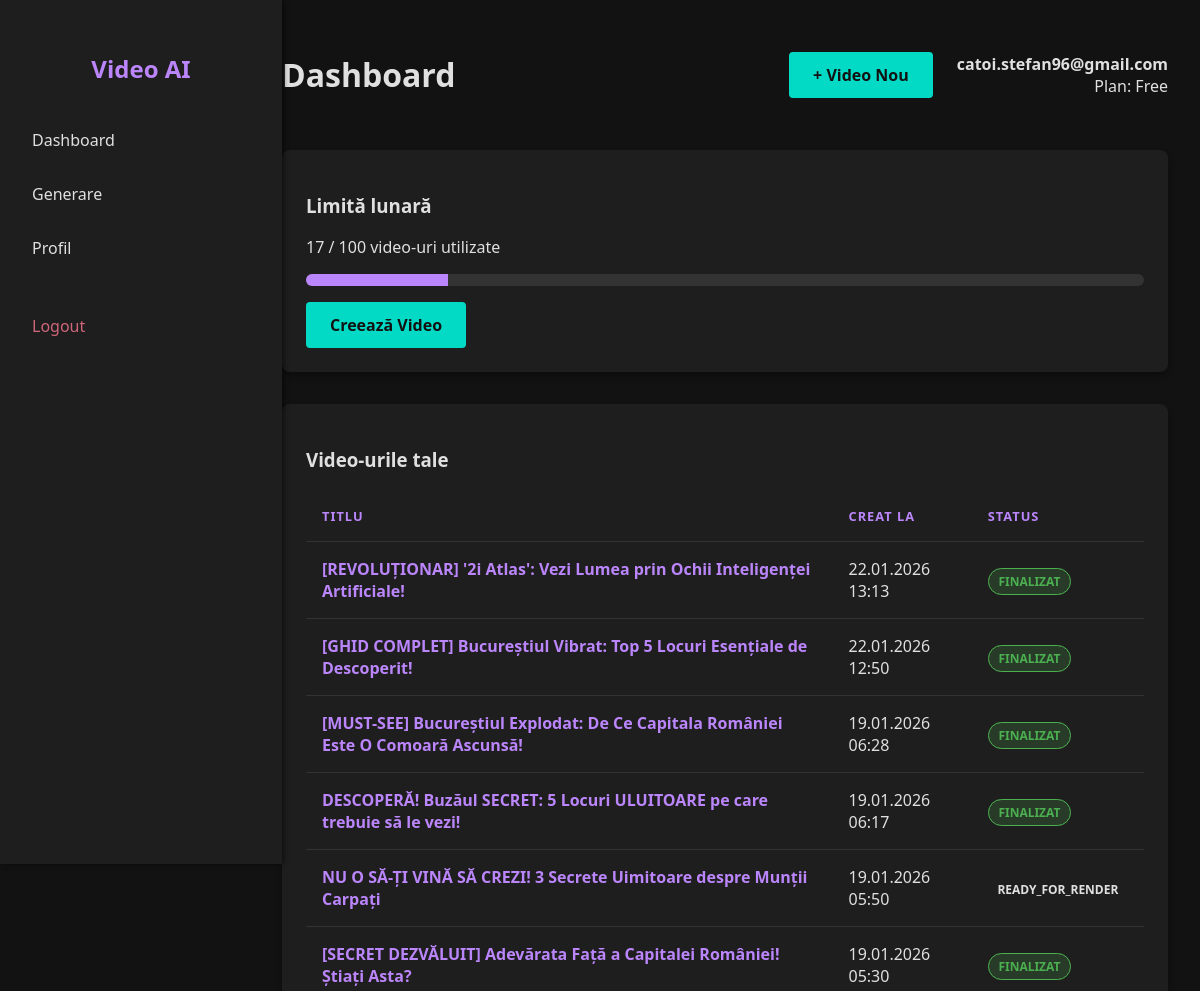
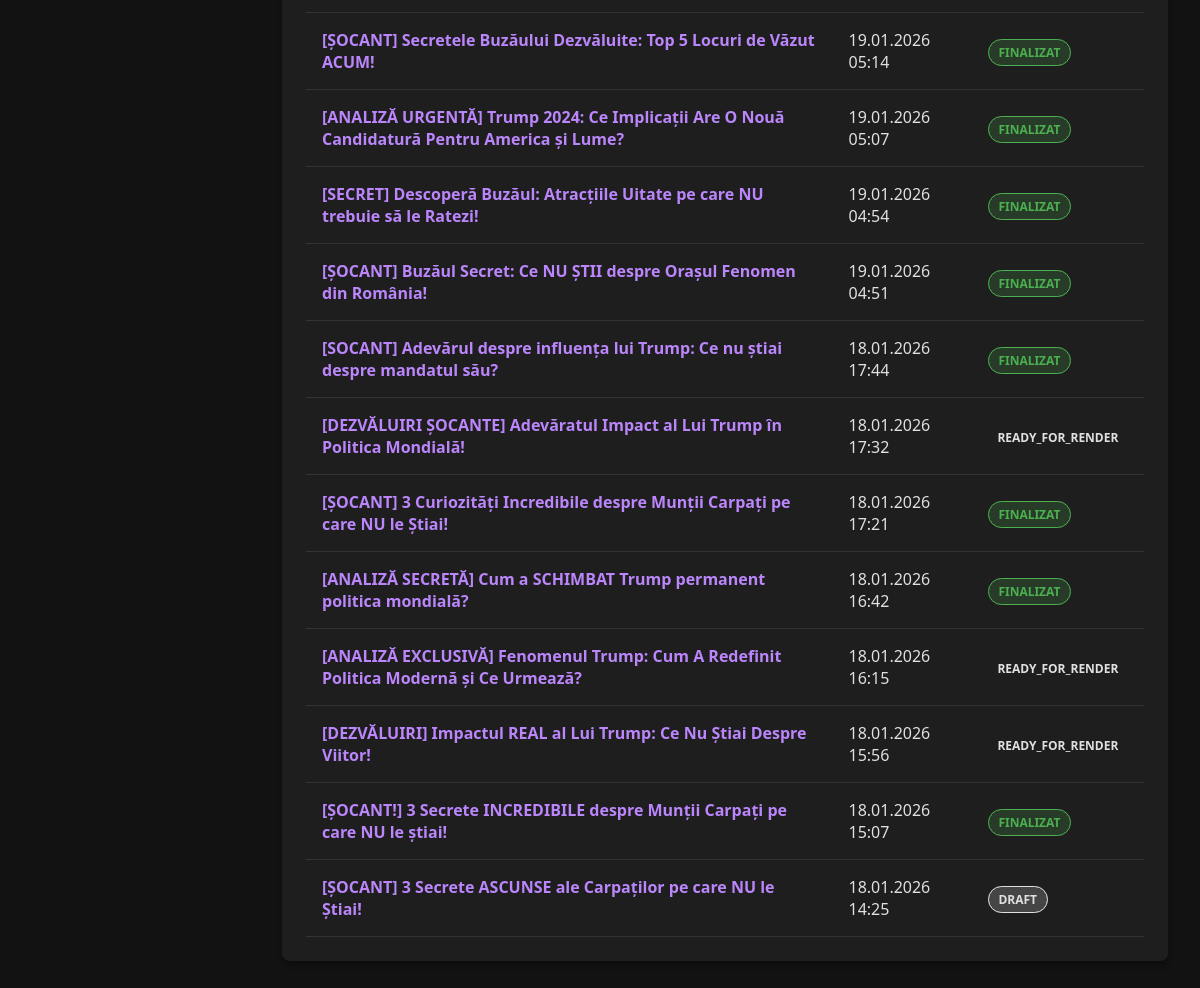
/dashboard.php (signed in), run on the app's committed database (2 pictures, top to bottom).
### tables this page shows
CREATE TABLE users (id INTEGER PRIMARY KEY AUTOINCREMENT, email TEXT UNIQUE, password_hash TEXT, plan TEXT DEFAULT 'Free', monthly_limit INTEGER DEFAULT 3, videos_used INTEGER DEFAULT 0);

CREATE TABLE videos (id INTEGER PRIMARY KEY AUTOINCREMENT, user_id INTEGER, title TEXT, status TEXT, created_at DATETIME DEFAULT CURRENT_TIMESTAMP, script TEXT, description TEXT, tags TEXT, image1 TEXT, image2 TEXT, image3 TEXT, voiceover_path TEXT, video_path TEXT, prompt1 TEXT, prompt2 TEXT, prompt3 TEXT, video_type TEXT DEFAULT 'short', language TEXT DEFAULT 'ro', image4 TEXT, image5 TEXT, image6 TEXT, image7 TEXT, image8 TEXT, image9 TEXT, image10 TEXT, prompt4 TEXT, prompt5 TEXT, prompt6 TEXT, prompt7 TEXT, prompt8 TEXT, prompt9 TEXT, prompt10 TEXT);

### public/dashboard.php (the view, shortened to what this page needs)
<?php
require_once __DIR__ . '/../config/database.php';
$user_id = $_SESSION['user_id'];
$stmt = $pdo->prepare("SELECT email, plan, monthly_limit, videos_used FROM users WHERE id = ?");
$stmt->execute([$user_id]);
$user = $stmt->fetch();
$stmt = $pdo->prepare("SELECT * FROM videos WHERE user_id = ? ORDER BY created_at DESC");
$stmt->execute([$user_id]);
$videos = $stmt->fetchAll();
$limit_reached = ($user['videos_used'] >= $user['monthly_limit']);
$progress_percent = ($user['monthly_limit'] > 0) ? ($user['videos_used'] / $user['monthly_limit']) * 100 : 0;
?>
<!DOCTYPE html>
<html lang="ro">
<head>
</head>
<body>
    <?php include __DIR__ . '/../views/header.php'; ?>
    <div class="main-content">
        <div class="header">
            <h1>Dashboard</h1>
            <div style="display: flex; align-items: center; gap: 1.5rem;">
                <?php if (!$limit_reached): ?>
                    <a href="generate.php" class="btn-create btn-green">+ Video Nou</a>
                <?php endif; ?>
                <div class="user-info">
                    <strong><?php echo htmlspecialchars($user['email']); ?></strong><br>
                    <span>Plan: <?php echo htmlspecialchars($user['plan']); ?></span>
                </div>
            </div>
        </div>
        <div class="card">
            <h3>Limită lunară</h3>
            <p><?php echo $user['videos_used']; ?> / <?php echo $user['monthly_limit']; ?> video-uri utilizate</p>
            <div class="progress-container">
                <div class="progress-bar" style="width: <?php echo min(100, $progress_percent); ?>%;"></div>
            </div>
            <?php if ($limit_reached): ?>
                <a href="#" class="btn-create btn-disabled">Creează Video</a>
                <span class="upgrade-msg">Ai atins limita. Upgrade Plan pentru a continua.</span>
            <?php else: ?>
                <a href="generate.php" class="btn-create btn-green">Creează Video</a>
            <?php endif; ?>
        </div>
        <div class="card">
            <h3>Video-urile tale</h3>
            <?php if (empty($videos)): ?>
                <div class="empty-msg">Nu ai niciun video încă.</div>
            <?php else: ?>
                <table>
                    <thead>
                        <tr>
                            <th>Titlu</th>
                            <th>Creat la</th>
                            <th>Status</th>
                        </tr>
                    </thead>
                    <tbody>
                        <?php foreach ($videos as $video): ?>
                            <tr>
                                <td>
                                    <?php if ($video['status'] === 'draft'): ?>
                                        <a href="edit_draft.php?id=<?php echo $video['id']; ?>" style="color: #bb86fc; text-decoration: none;"><strong><?php echo htmlspecialchars($video['title']); ?></strong></a>
                                    <?php else: ?>
                                        <a href="view.php?id=<?php echo $video['id']; ?>" style="color: #bb86fc; text-decoration: none;"><strong><?php echo htmlspecialchars($video['title']); ?></strong></a>
                                    <?php endif; ?>
                                </td>
                                <td><?php echo date('d.m.Y H:i', strtotime($video['created_at'])); ?></td>
                                <td>
                                    <?php if ($video['status'] === 'draft'): ?>
                                        <span class="status-badge status-draft">Draft</span>
                                    <?php elseif ($video['status'] === 'pending_production'): ?>
                                        <span class="status-badge status-pending_production">În Producție</span>
                                        <span class="ai-working">Slideshow-ul se creează...</span>
                                    <?php elseif ($video['status'] === 'pending'): ?>
                                        <span class="status-badge status-pending">Planificare AI</span>
                                        <span class="ai-working">AI-ul lucrează...</span>
                                    <?php elseif ($video['status'] === 'done'): ?>
                                        <span class="status-badge status-done">Finalizat</span>
                                    <?php else: ?>
                                        <span class="status-badge"><?php echo htmlspecialchars($video['status']); ?></span>
                                    <?php endif; ?>
                                </td>
                            </tr>
                        <?php endforeach; ?>
                    </tbody>
                </table>
            <?php endif; ?>
        </div>
    </div>
</body>
</html>

### views/header.php (shortened to what this page needs)
<div class="sidebar">
    <h2>Video AI</h2>
    <a href="dashboard.php" class="nav-link">Dashboard</a>
    <a href="generate.php" class="nav-link">Generare</a>
    <a href="profile.php" class="nav-link">Profil</a>
    <a href="logout.php" class="nav-link logout-link">Logout</a>
</div>

### public/dashboard.php (style rules this page uses)
body { background-color: #121212; color: #e0e0e0; font-family: 'Segoe UI', Tahoma, Geneva, Verdana, sans-serif; margin: 0; display: flex; }
.main-content { margin-left: 250px; padding: 2rem; width: 100%; }
.header { display: flex; justify-content: space-between; align-items: center; margin-bottom: 2rem; }
.user-info { text-align: right; }
.btn-create { display: inline-block; padding: 0.75rem 1.5rem; border-radius: 4px; text-decoration: none; font-weight: bold; transition: opacity 0.3s; }
.btn-green { background-color: #03dac6; color: #121212; }
.card { background-color: #1e1e1e; padding: 1.5rem; border-radius: 8px; margin-bottom: 2rem; box-shadow: 0 4px 6px rgba(0,0,0,0.3); }
.progress-container { background-color: #333; border-radius: 10px; height: 12px; width: 100%; margin: 1rem 0; overflow: hidden; }
.progress-bar { background-color: #bb86fc; height: 100%; transition: width 0.5s ease-in-out; }
table { width: 100%; border-collapse: collapse; margin-top: 1rem; }
th, td { text-align: left; padding: 1rem; border-bottom: 1px solid #333; }
th { color: #bb86fc; text-transform: uppercase; font-size: 0.8rem; letter-spacing: 1px; }
.status-badge { padding: 0.25rem 0.6rem; border-radius: 20px; font-size: 0.75rem; font-weight: bold; text-transform: uppercase; }
.status-draft { background-color: rgba(224, 224, 224, 0.2); color: #e0e0e0; border: 1px solid #e0e0e0; }
.status-done { background-color: rgba(76, 175, 80, 0.2); color: #4caf50; border: 1px solid #4caf50; }

### views/header.php (style rules this page uses)
.sidebar { width: 250px; background-color: #1e1e1e; height: 100vh; position: fixed; padding: 2rem 1rem; box-shadow: 2px 0 5px rgba(0,0,0,0.5); }
.sidebar h2 { color: #bb86fc; margin-bottom: 2rem; text-align: center; }
.nav-link { display: block; padding: 0.75rem 1rem; color: #e0e0e0; text-decoration: none; border-radius: 4px; margin-bottom: 0.5rem; transition: background 0.3s; }
.logout-link { color: #cf6679; margin-top: 2rem; }

### data on the page
users: email "catoi.stefan96@gmail.com", plan "Free", videos_used "17", monthly_limit "100"
videos: title "[REVOLUȚIONAR] '2i Atlas': Vezi Lumea prin Ochii Inteligenței Artificiale!", created_at "22.01.2026 13:13", status "FINALIZAT"
videos: title "[GHID COMPLET] Bucureștiul Vibrat: Top 5 Locuri Esențiale de Descoperit!", created_at "22.01.2026 12:50", status "FINALIZAT"
videos: title "[MUST-SEE] Bucureștiul Explodat: De Ce Capitala României Este O Comoară Ascunsă!", created_at "19.01.2026 06:28", status "FINALIZAT"
videos: title "DESCOPERĂ! Buzăul SECRET: 5 Locuri ULUITOARE pe care trebuie să le vezi!", created_at "19.01.2026 06:17", status "FINALIZAT"
videos: title "NU O SĂ-ȚI VINĂ SĂ CREZI! 3 Secrete Uimitoare despre Munții Carpați", created_at "19.01.2026 05:50", status "READY_FOR_RENDER"
videos: title "[SECRET DEZVĂLUIT] Adevărata Față a Capitalei României! Știați Asta?", created_at "19.01.2026 05:30", status "FINALIZAT"
videos: title "[ȘOCANT] Secretele Buzăului Dezvăluite: Top 5 Locuri de Văzut ACUM!", created_at "19.01.2026 05:14", status "FINALIZAT"
videos: title "[ANALIZĂ URGENTĂ] Trump 2024: Ce Implicații Are O Nouă Candidatură Pentru America și Lume?", created_at "19.01.2026 05:07", status "FINALIZAT"
videos: title "[SECRET] Descoperă Buzăul: Atracțiile Uitate pe care NU trebuie să le Ratezi!", created_at "19.01.2026 04:54", status "FINALIZAT"
videos: title "[ȘOCANT] Buzăul Secret: Ce NU ȘTII despre Orașul Fenomen din România!", created_at "19.01.2026 04:51", status "FINALIZAT"
videos: title "[SOCANT] Adevărul despre influența lui Trump: Ce nu știai despre mandatul său?", created_at "18.01.2026 17:44", status "FINALIZAT"
videos: title "[DEZVĂLUIRI ȘOCANTE] Adevăratul Impact al Lui Trump în Politica Mondială!", created_at "18.01.2026 17:32", status "READY_FOR_RENDER"
videos: title "[ȘOCANT] 3 Curiozități Incredibile despre Munții Carpați pe care NU le Știai!", created_at "18.01.2026 17:21", status "FINALIZAT"
videos: title "[ANALIZĂ SECRETĂ] Cum a SCHIMBAT Trump permanent politica mondială?", created_at "18.01.2026 16:42", status "FINALIZAT"
videos: title "[ANALIZĂ EXCLUSIVĂ] Fenomenul Trump: Cum A Redefinit Politica Modernă și Ce Urmează?", created_at "18.01.2026 16:15", status "READY_FOR_RENDER"
videos: title "[DEZVĂLUIRI] Impactul REAL al Lui Trump: Ce Nu Știai Despre Viitor!", created_at "18.01.2026 15:56", status "READY_FOR_RENDER"
videos: title "[ȘOCANT!] 3 Secrete INCREDIBILE despre Munții Carpați pe care NU le știai!", created_at "18.01.2026 15:07", status "FINALIZAT"
videos: title "[ȘOCANT] 3 Secrete ASCUNSE ale Carpaților pe care NU le Știai!", created_at "18.01.2026 14:25", status "DRAFT"
